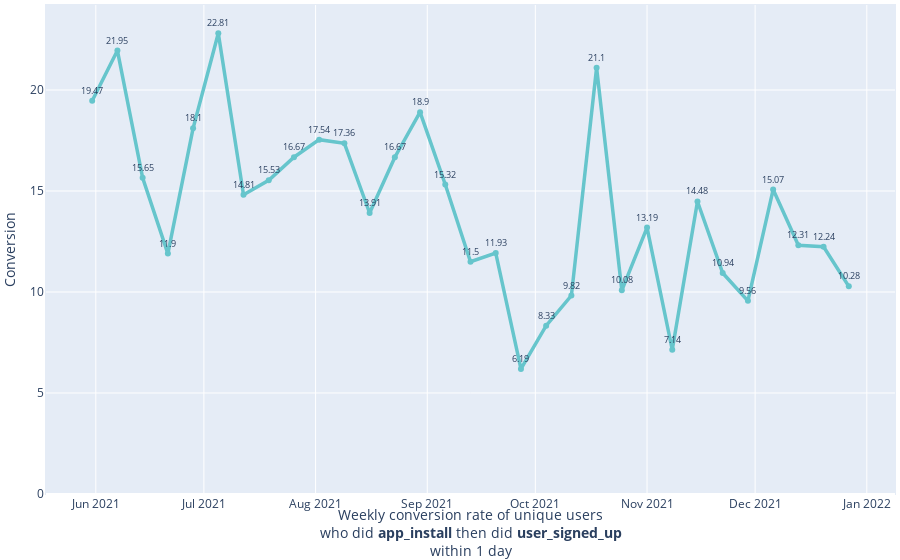

The cell this chart's notebook holds for it:
### Code cell
(app_install>>user_signed_up).config(start_dt="2021-01-01",time_group="week")

### Figure 1 — Plotly figure (JSON) as saved in the notebook; plotly's stock layout.template omitted (floating-point values rounded to 4 significant figures; data arrays with more than 128 entries replaced by an {"elided": "..."} marker saying what was removed)
{"data": [{"customdata": {"elided": "31x5 mixed values"}, "hovertemplate": "<b>%{x}</b>\n                    <br /><b>%{customdata[4]}</b>\n                    <br />\n                    <br />Conversion: <b>%{y}%</b>             \n                    <br />Activated users:<b>%{customdata[0]}</b>                    \n                    <br />Converted users: <b>%{customdata[1]}</b>\n                    <br />\n                    <br />Activated event count:<b>%{customdata[2]}</b>                    \n                    <br />Converted event count:<b>%{customdata[3]}</b>                            \n                    <extra></extra>\n            ", "legendgroup": "", "line": {"color": "rgb(102, 197, 204)", "dash": "solid", "width": 3.5}, "marker": {"symbol": "circle"}, "mode": "markers+lines+text", "name": "", "orientation": "v", "showlegend": false, "text": [19.47, 21.95, 15.65, 11.9, 18.1, 22.81, 14.81, 15.53, 16.67, 17.54, 17.36, 13.91, 16.67, 18.9, 15.32, 11.5, 11.93, 6.19, 8.33, 9.82, 21.1, 10.08, 13.19, 7.14, 14.48, 10.94, 9.56, 15.07, 12.31, 12.24, 10.28], "textfont": {"size": 9}, "textposition": "top center", "type": "scatter", "x": ["2021-05-31T00:00:00", "2021-06-07T00:00:00", "2021-06-14T00:00:00", "2021-06-21T00:00:00", "2021-06-28T00:00:00", "2021-07-05T00:00:00", "2021-07-12T00:00:00", "2021-07-19T00:00:00", "2021-07-26T00:00:00", "2021-08-02T00:00:00", "2021-08-09T00:00:00", "2021-08-16T00:00:00", "2021-08-23T00:00:00", "2021-08-30T00:00:00", "2021-09-06T00:00:00", "2021-09-13T00:00:00", "2021-09-20T00:00:00", "2021-09-27T00:00:00", "2021-10-04T00:00:00", "2021-10-11T00:00:00", "2021-10-18T00:00:00", "2021-10-25T00:00:00", "2021-11-01T00:00:00", "2021-11-08T00:00:00", "2021-11-15T00:00:00", "2021-11-22T00:00:00", "2021-11-29T00:00:00", "2021-12-06T00:00:00", "2021-12-13T00:00:00", "2021-12-20T00:00:00", "2021-12-27T00:00:00"], "xaxis": "x", "y": [19.47, 21.95, 15.65, 11.9, 18.1, 22.81, 14.81, 15.53, 16.67, 17.54, 17.36, 13.91, 16.67, 18.9, 15.32, 11.5, 11.93, 6.19, 8.33, 9.82, 21.1, 10.08, 13.19, 7.14, 14.48, 10.94, 9.56, 15.07, 12.31, 12.24, 10.28], "yaxis": "y"}], "layout": {"autosize": true, "bargap": 0.3, "bargroupgap": 0.15, "hoverlabel": {"font": {"size": 12}}, "hovermode": "closest", "legend": {"title": {"text": "group"}, "tracegroupgap": 0}, "margin": {"b": 15, "l": 5, "pad": 1, "r": 5, "t": 5}, "uniformtext": {"minsize": 8, "mode": "hide"}, "xaxis": {"anchor": "y", "domain": [0, 1], "title": {"text": "Weekly conversion rate of unique users<br />who did <b>app_install</b> then did <b>user_signed_up</b><br />within 1 day "}}, "yaxis": {"anchor": "x", "domain": [0, 1], "rangemode": "tozero", "title": {"text": "Conversion"}}}}
